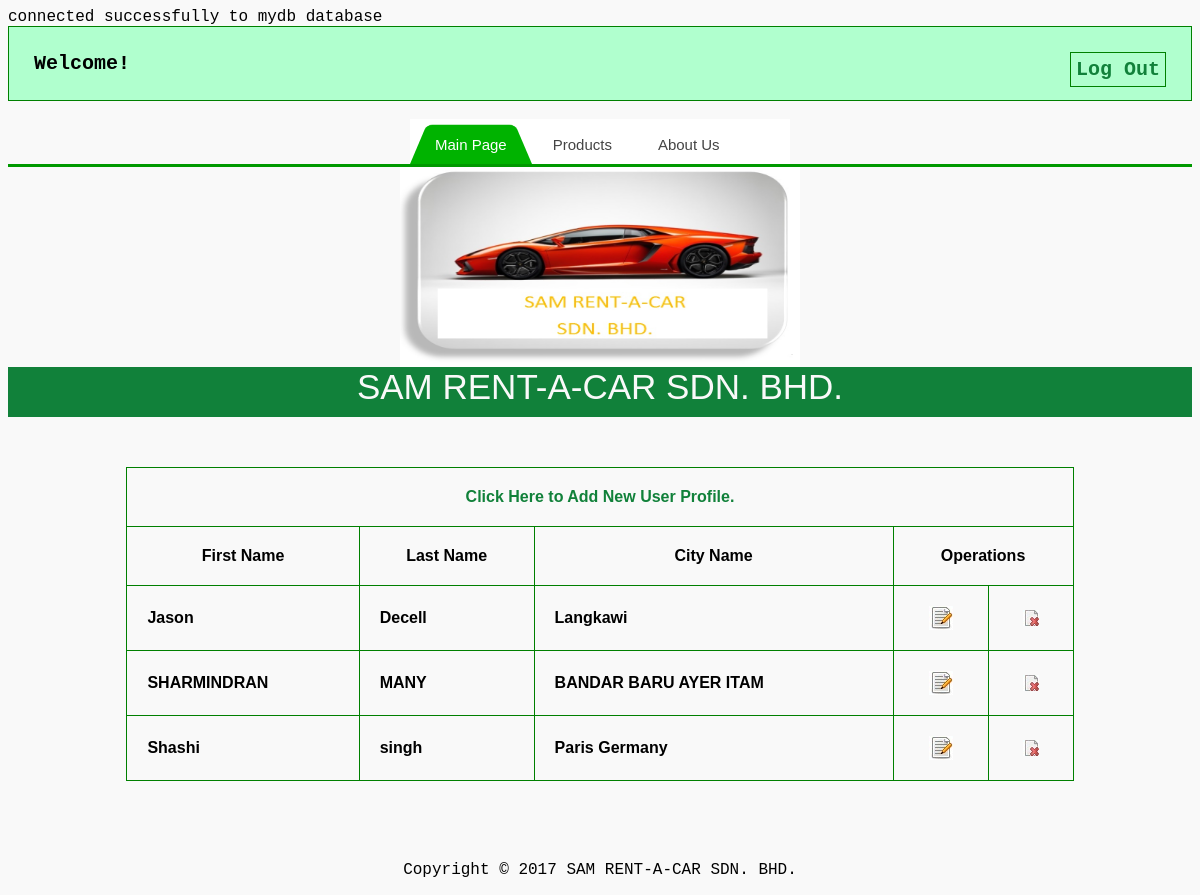
Screenshot of /main.php with the database file from the repository.
### tables this page shows
CREATE TABLE IF NOT EXISTS `users` (
  `user_id` int(10) NOT NULL,
  `first_name` varchar(25) NOT NULL,
  `last_name` varchar(25) NOT NULL,
  `user_city` varchar(45) NOT NULL
);

### main.php (the view, shortened to what this page needs)
<?php
include_once 'dbconfig.php';
?>
<!DOCTYPE html PUBLIC "-//W3C//DTD XHTML 1.0 Transitional//EN" "http://www.w3.org/TR/xhtml1/DTD/xhtml1-transitional.dtd">
<html xmlns="http://www.w3.org/1999/xhtml">
<head>
<link rel="stylesheet" href="style.css" type="text/css" />
</head>
<body>
<div id="profile">
<b id="welcome">Welcome!</b>
<b id="logout"><a href="logout.php">Log Out</a></b>
</div>
<div id='cssmenu'>
		<ul style='list-style-type: none; display:block; width:380px; margin:0 auto;'>
		   <li class='active'><a href='main.php'>Main Page</a></li>
		   <li><a href='product.php'>Products</a></li>
		   <li><a href='aboutus.php'>About Us</a></li>
		</ul>
	</div>
<center><img src="lambo.jpg" width="400" height="200" align="center">
<div id="header">
 <div id="content">
    <label>SAM RENT-A-CAR SDN. BHD.</label>
    </div>
</div>
<div id="body">
 <div id="content">
    <table align="center">
    <tr>
    <th colspan="5"><a href="add_data.php">Click Here to Add New User Profile.</a></th>
    </tr>
    <th>First Name</th>
    <th>Last Name</th>
    <th>City Name</th>
    <th colspan="2">Operations</th>
    <?php
 $query=mysqli_query($link,"SELECT * FROM users");
 while($row=mysqli_fetch_row($query))
 {
  ?>
        <tr>
        <td><?php echo $row[1]; ?></td>
        <td><?php echo $row[2]; ?></td>
        <td><?php echo $row[3]; ?></td>
  <td align="center"><a href="javascript:edt_id('<?php echo $row[0]; ?>')"><img src="editButton.png" align="EDIT" /></a></td>
        <td align="center"><a href="javascript:delete_id('<?php echo $row[0]; ?>')"><img src="dropButton.png" align="DELETE" /></a></td>
        </tr>
        <?php
 }
 ?>
    </table>
    </div>
</div>
<div class="copyright"><p><font color="000000">Copyright &copy; 2017 SAM RENT-A-CAR SDN. BHD.</font></p></div>
</center>
</body>
</html>

### style.css (style rules this page uses)
#cssmenu { width:960px; margin:20px auto; text-align:center; font-family:raleway; }
#cssmenu, #cssmenu ul, #cssmenu ul li, #cssmenu ul li a { margin: 0; padding: 0; border: 0; list-style: none; line-height: 1; display: block; position: relative; -webkit-box-sizing: border-box; -moz-box-sizing: border-box; box-sizing: border-box; }
#cssmenu:after, #cssmenu > ul:after { content: "."; display: block; clear: both; visibility: hidden; line-height: 0; height: 0; }
#cssmenu { width: auto; border-bottom: 3px solid #009900; font-family: Raleway, sans-serif; line-height: 1; }
#cssmenu ul { background: #ffffff; }
#cssmenu > ul > li { float: left; }
#cssmenu > ul > li > a { z-index: 2; padding: 18px 25px 12px 25px; font-size: 15px; font-weight: 400; text-decoration: none; color: #444444; -webkit-transition: all .2s ease; -moz-transition: all .2s ease; -ms-transition: all .2s ease; -o-transition: all .2s ease; transition: all .2s ease; margin-right: -4px; }
#cssmenu > ul > li.active > a, #cssmenu > ul > li:hover > a, #cssmenu > ul > li > a:hover { color: #ffffff; }
#cssmenu > ul > li > a:after { position: absolute; left: 0; bottom: 0; right: 0; z-index: -1; width: 100%; height: 120%; border-top-left-radius: 8px; border-top-right-radius: 8px; content: ""; -webkit-transition: all .2s ease; -o-transition: all .2s ease; transition: all .2s ease; -webkit-transform: perspective(5px) rotateX(2deg); -webkit-transform-origin: bottom; -moz-transform: perspective(5px) rotateX(2deg); -moz-transform-origin: bottom; transform: perspective(5px) rotateX(2deg); transform-origin: bottom; }
#cssmenu > ul > li.active > a:after, #cssmenu > ul > li:hover > a:after, #cssmenu > ul > li > a:hover:after { background: #00b300; }
body { background:#f9f9f9; font-family:"Courier New", Courier, monospace; }
#header { width:100%; height:50px; background:#11813A; color:#f9f9f9; font-family:"Lucida Sans Unicode","Lucida Grande", sans-serif; font-size:35px; text-align:center; }
#body { margin-top:50px; }
table { width:80%; font-family:tahoma, Geneva, sans-serif; font-weight:bolder; color:#999; margin-bottom:80px; }
table a { text-decoration:none; color:#11813A; }
table,td,th { border-collapse:collapse; border:solid green 1px; padding:20px; color:black; }
#profile { padding:25px; border:1px solid green; font-size:20px; background-color:#B0FFCE }
#logout { float:right; padding:5px; border:1px solid green; }
a { text-decoration:none; color:#11813A }

### rows the page displays
users: first_name "Jason", last_name "Decell", user_city "Langkawi"
users: first_name "SHARMINDRAN", last_name "MANY", user_city "BANDAR BARU AYER ITAM"
users: first_name "Shashi", last_name "singh", user_city "Paris Germany"
